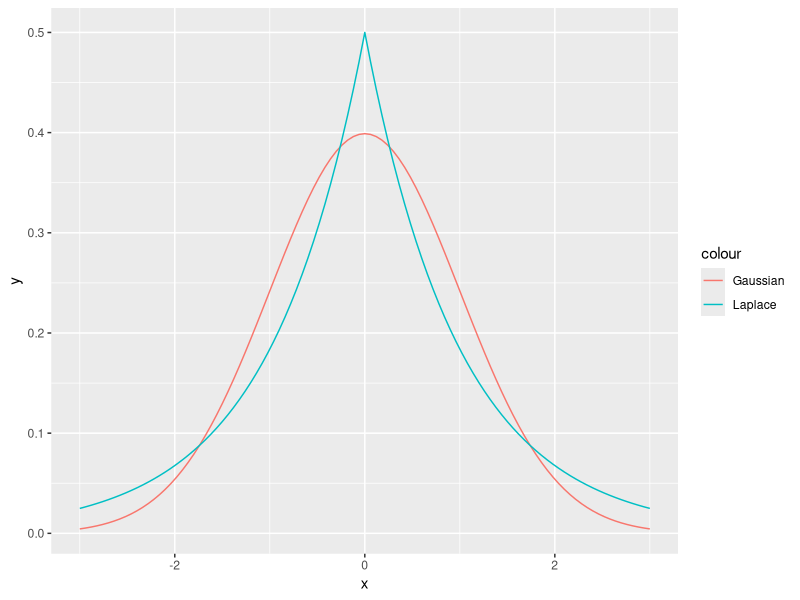
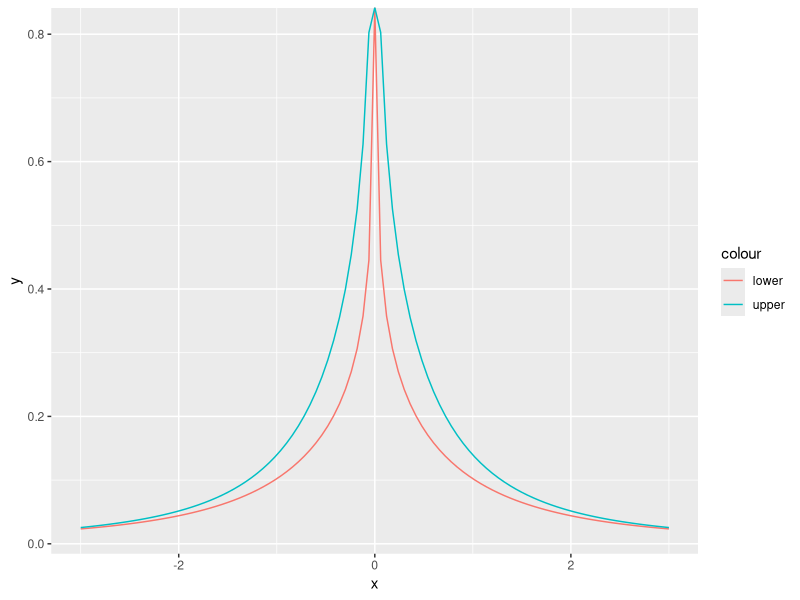
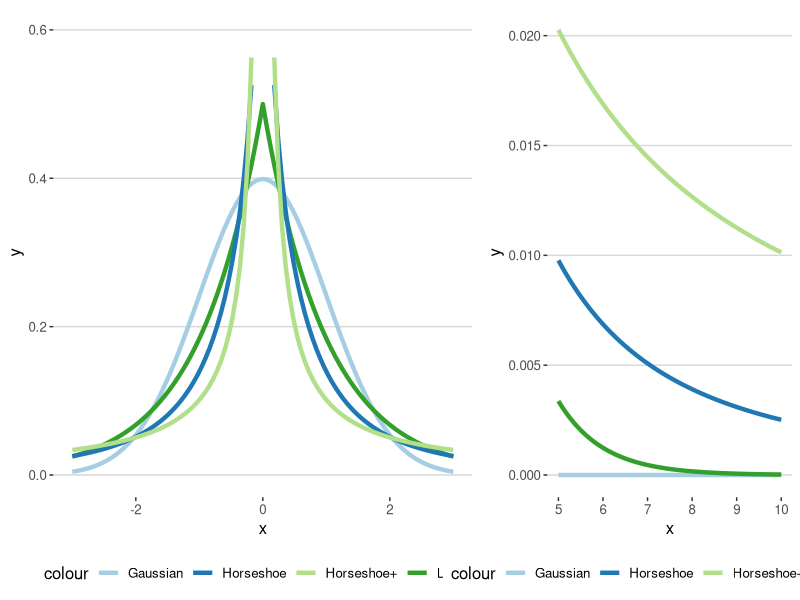
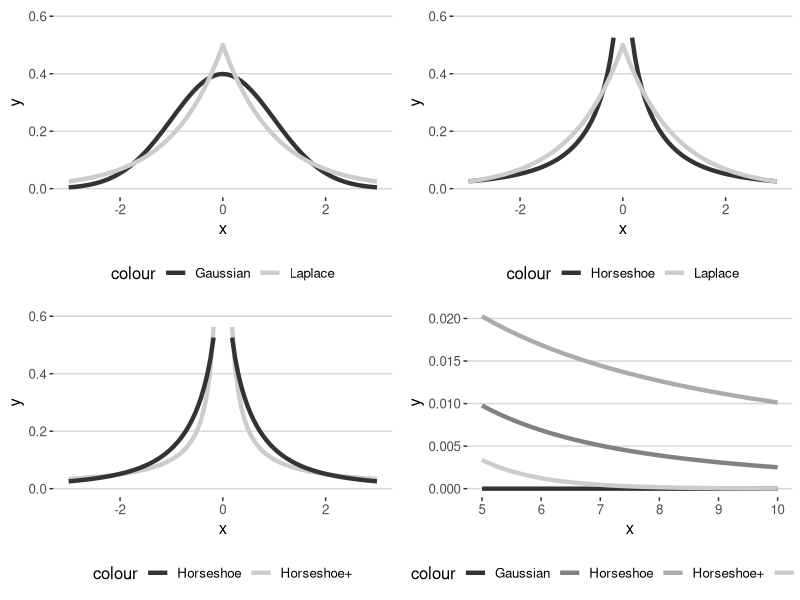

Generate these figures, in order, with R:
library(ggplot2)
library(ggthemes)
library(gridExtra)

gaus <- function(x) (exp(-((x^2)/2))/sqrt(2*pi))

laplace <- function(x) 0.5 * exp(-(abs(x)))

ggplot(data.frame(x=c(-3,3)), aes(x)) +
  stat_function(fun=gaus, geom="line", aes(colour="Gaussian")) +
  stat_function(fun=laplace, geom="line", aes(colour="Laplace"))

k <- 1/sqrt(2*(pi^3))

hs_lower <- function(x) (k/2) * log(1 + 4/(x^2))
hs_upper <- function(x) k * log(1 + 2/(x^2))

ggplot(data.frame(x=c(-3,3)), aes(x)) +
  stat_function(fun=hs_lower, geom="line", aes(colour="lower")) +
  stat_function(fun=hs_upper, geom="line", aes(colour="upper")) 

hs_approx <- function(x) k * log(1 + 2/(x^2))
hsplus_approx <- function(x) 1/(pi^2 * abs(x))

zero_plot <- ggplot(data.frame(x=c(-3,3)), aes(x)) +
  stat_function(fun=gaus, geom="line", aes(colour="Gaussian"), size=1.5) +
  stat_function(fun=laplace, geom="line", aes(colour="Laplace"), size=1.5) +
  stat_function(fun=hs_approx, geom="line", aes(colour="Horseshoe"), size=1.5) +
  stat_function(fun=hsplus_approx, geom="line", aes(colour="Horseshoe+"), size=1.5) +
  ylim(0, 0.6) +
  theme_hc() +
  scale_color_manual(values=c("#a6cee3", "#1f78b4", "#b2df8a", "#33a02c"))


tail_plot <- ggplot(data.frame(x=c(5,10)), aes(x)) +
  stat_function(fun=gaus, geom="line", aes(colour="Gaussian"), size=1.5) +
  stat_function(fun=laplace, geom="line", aes(colour="Laplace"), size=1.5) +
  stat_function(fun=hs_approx, geom="line", aes(colour="Horseshoe"), size=1.5) +
  stat_function(fun=hsplus_approx, geom="line", aes(colour="Horseshoe+"), size=1.5) +
  theme_hc() +
  scale_color_manual(values=c("#a6cee3", "#1f78b4", "#b2df8a", "#33a02c"))

#### join in grid ####

grid.arrange(zero_plot, tail_plot, ncol = 2, widths = c(.6, .4))

#### seperate plots ####

gauss_laplace <- ggplot(data.frame(x=c(-3,3)), aes(x)) +
  stat_function(fun=gaus, geom="line", aes(colour="Gaussian"), size=1.5) +
  stat_function(fun=laplace, geom="line", aes(colour="Laplace"), size=1.5) +
  theme_hc() +
  scale_color_grey() +
  ylim(0, 0.6)

laplace_hs <- ggplot(data.frame(x=c(-3,3)), aes(x)) +
  stat_function(fun=hs_approx, geom="line", aes(colour="Horseshoe"), size=1.5) +
  stat_function(fun=laplace, geom="line", aes(colour="Laplace"), size=1.5) +
  theme_hc() +
  scale_color_grey() +
  ylim(0, 0.6)

hs_hsp <- ggplot(data.frame(x=c(-3,3)), aes(x)) +
  stat_function(fun=hsplus_approx, geom="line", aes(colour="Horseshoe+"), size=1.5) +
  stat_function(fun=hs_approx, geom="line", aes(colour="Horseshoe"), size=1.5) +
  theme_hc() +
  scale_color_grey() +
  ylim(0, 0.6)

tail_plot <- ggplot(data.frame(x=c(5,10)), aes(x)) +
  stat_function(fun=gaus, geom="line", aes(colour="Gaussian"), size=1.5) +
  stat_function(fun=laplace, geom="line", aes(colour="Laplace"), size=1.5) +
  stat_function(fun=hs_approx, geom="line", aes(colour="Horseshoe"), size=1.5) +
  stat_function(fun=hsplus_approx, geom="line", aes(colour="Horseshoe+"), size=1.5) +
  theme_hc()  +
  scale_color_grey()

grid.arrange(gauss_laplace, laplace_hs, hs_hsp, tail_plot, ncol = 2, nrow=2)
